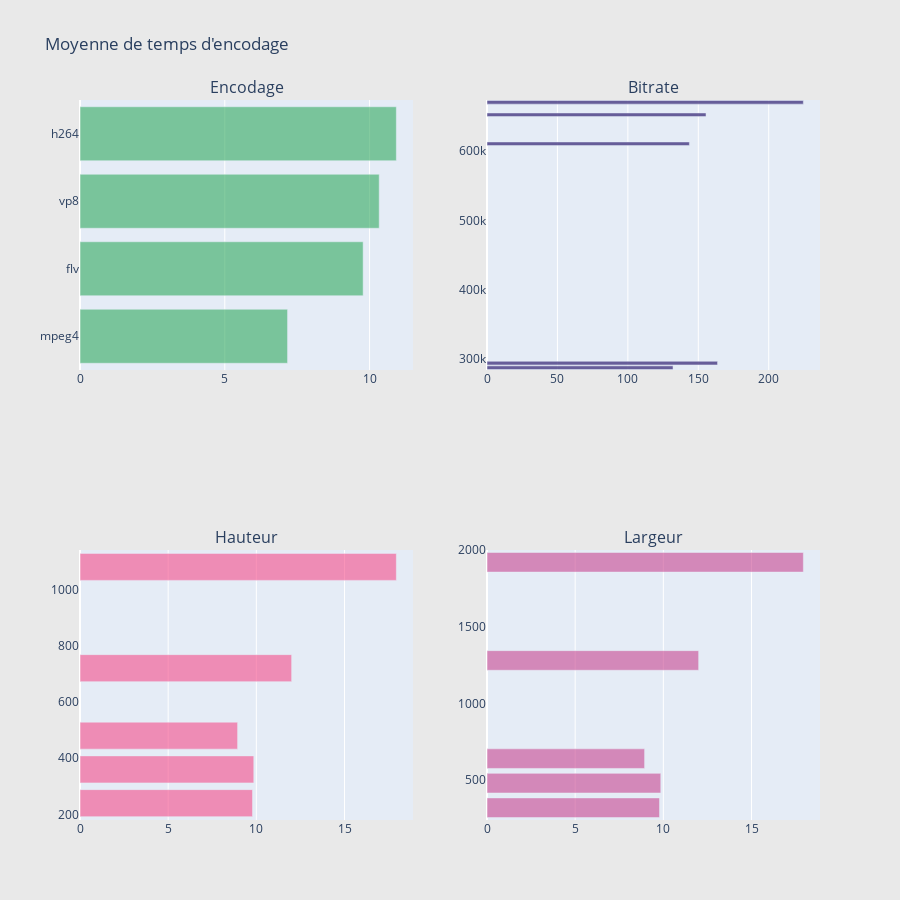

The cell this chart's notebook holds for it:
### Code cell
def horizontal_bar_chart(cnt_srs, color):
    trace = go.Bar(
        y=cnt_srs.index[::-1],
        x=cnt_srs.values[::-1],
        showlegend=False,
        orientation = 'h',
        marker=dict(
            color=color,
        ),
    )
    return trace

cnt_srs = trans_mesure.groupby('codec')['utime'].agg(['mean'])
cnt_srs.columns = ['mean']
cnt_srs = cnt_srs.sort_values(by='mean', ascending = False)
trace1 = horizontal_bar_chart(cnt_srs["mean"].head(), 'rgba(50, 171, 96, 0.6)')

cnt_srs = trans_mesure.groupby('bitrate')['utime'].agg(['mean'])
cnt_srs.columns = ['mean']
cnt_srs = cnt_srs.sort_values(by='mean', ascending = False)
trace2 = horizontal_bar_chart(cnt_srs["mean"].head(), 'rgba(71, 58, 131, 0.8)')

cnt_srs = trans_mesure.groupby('height')['utime'].agg(['mean'])
cnt_srs.columns = ['mean']
cnt_srs = cnt_srs.sort_values(by='mean', ascending = False)
trace3 = horizontal_bar_chart(cnt_srs["mean"].head(), 'rgba(246, 78, 139, 0.6)')

cnt_srs = trans_mesure.groupby('width')['utime'].agg(['mean'])
cnt_srs.columns = ['mean']
cnt_srs = cnt_srs.sort_values(by='mean', ascending = False)
trace4 = horizontal_bar_chart(cnt_srs["mean"].head(), 'rgba(200, 70, 145, 0.6)')

fig = subplots.make_subplots(rows=2, cols=2, horizontal_spacing=0.10, 
                          subplot_titles=["Encodage", "Bitrate", "Hauteur", "Largeur"])

fig.append_trace(trace1, 1, 1)
fig.append_trace(trace2, 1, 2)
fig.append_trace(trace3, 2, 1)
fig.append_trace(trace4, 2, 2)

fig['layout'].update(height=900, width=900, paper_bgcolor='rgb(233,233,233)', title="Moyenne de temps d'encodage")
py.iplot(fig, filename='device-plots')

### Figure 1 — Plotly figure (JSON) as saved in the notebook; plotly's stock layout.template omitted (floating-point values rounded to 4 significant figures)
{"data": [{"marker": {"color": "rgba(50, 171, 96, 0.6)"}, "orientation": "h", "showlegend": false, "type": "bar", "x": [7.167, 9.778, 10.33, 10.92], "xaxis": "x", "y": ["mpeg4", "flv", "vp8", "h264"], "yaxis": "y"}, {"marker": {"color": "rgba(71, 58, 131, 0.8)"}, "orientation": "h", "showlegend": false, "type": "bar", "x": [132.1, 143.7, 155.5, 163.7, 224.6], "xaxis": "x2", "y": [287724, 610311, 652059, 294328, 670064], "yaxis": "y2"}, {"marker": {"color": "rgba(246, 78, 139, 0.6)"}, "orientation": "h", "showlegend": false, "type": "bar", "x": [8.936, 9.782, 9.855, 12.0, 17.94], "xaxis": "x3", "y": [480, 240, 360, 720, 1080], "yaxis": "y3"}, {"marker": {"color": "rgba(200, 70, 145, 0.6)"}, "orientation": "h", "showlegend": false, "type": "bar", "x": [8.936, 9.782, 9.855, 12.0, 17.94], "xaxis": "x4", "y": [640, 320, 480, 1280, 1920], "yaxis": "y4"}], "layout": {"annotations": [{"font": {"size": 16}, "showarrow": false, "text": "Encodage", "x": 0.225, "xanchor": "center", "xref": "paper", "y": 1, "yanchor": "bottom", "yref": "paper"}, {"font": {"size": 16}, "showarrow": false, "text": "Bitrate", "x": 0.775, "xanchor": "center", "xref": "paper", "y": 1, "yanchor": "bottom", "yref": "paper"}, {"font": {"size": 16}, "showarrow": false, "text": "Hauteur", "x": 0.225, "xanchor": "center", "xref": "paper", "y": 0.375, "yanchor": "bottom", "yref": "paper"}, {"font": {"size": 16}, "showarrow": false, "text": "Largeur", "x": 0.775, "xanchor": "center", "xref": "paper", "y": 0.375, "yanchor": "bottom", "yref": "paper"}], "height": 900, "paper_bgcolor": "rgb(233,233,233)", "title": {"text": "Moyenne de temps d'encodage"}, "width": 900, "xaxis": {"anchor": "y", "domain": [0, 0.45]}, "xaxis2": {"anchor": "y2", "domain": [0.55, 1]}, "xaxis3": {"anchor": "y3", "domain": [0, 0.45]}, "xaxis4": {"anchor": "y4", "domain": [0.55, 1]}, "yaxis": {"anchor": "x", "domain": [0.625, 1]}, "yaxis2": {"anchor": "x2", "domain": [0.625, 1]}, "yaxis3": {"anchor": "x3", "domain": [0, 0.375]}, "yaxis4": {"anchor": "x4", "domain": [0, 0.375]}}}
